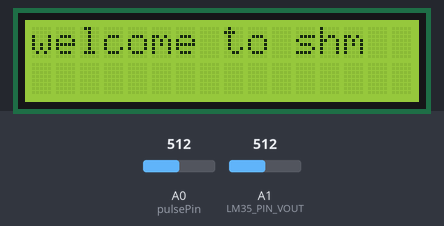
Bench run of a sketch on a simulated Arduino Uno, built with avr-gcc and run on an emulated ATmega328P. On the bench: 16×2 character LCD. The test bench sets the inputs (shaded band); at power-on: A0 (pulsePin) = 512, A1 (LM35_PIN_VOUT) = 512. The modem accepts every AT command (registered, SIM ready, sends succeed) and sends nothing else; what the sketch prints to the serial monitor is not drawn.

Above: at 0.1 s.
At 12.3 s:
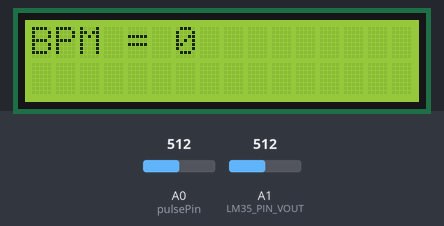

The sketch:

patientcode.ino
```cpp
#include <SoftwareSerial.h>
#include "LM35.h"
#define DEBUG true
SoftwareSerial esp8266(10,11);
#include <LiquidCrystal.h>
#include <stdlib.h>
LiquidCrystal lcd(7,6,2,3,4,5);
#define LM35_PIN_VOUT  A1
#define SSID "suraj1" // "SSID-WiFiname"
#define PASS "suraj@2374" // "password"
#define IP "184.106.153.149"// thingspeak.com ip

String msg = "GET /update?key=BU7NRIXX70WANGMB"; //change it with your api key like "GET
//update?key=Your Api Key"
//Variables
float temp;
//int hum;
//String TempC;
int error;
int pulsePin = 0; // Pulse Sensor purple wire connected to analog pin 0
int blinkPin = 13; // pin to blink led at each beat
int fadePin = 5;
int fadeRate = 0;
LM35 Lm35(LM35_PIN_VOUT);
// Volatile Variables, used in the interrupt service routine!
volatile int BPM;// int that holds raw Analog in 0. updated every 2mS
volatile int TempC;
volatile int Signal; // holds the incoming raw data
volatile int IBI = 600; // int that holds the time interval between beats! Must be seeded!
volatile boolean Pulse = false; // "True" when heartbeat is detected. "False" when not a "live beat".
volatile boolean QS = false; // becomes true when Arduino finds a beat.
// Regards Serial OutPut -- Set This Up to your needs
static boolean serialVisual = true; // Set to 'false' by Default. Re-set to 'true' to see Arduino Serial
//Monitor ASCII Visual Pulse
volatile int rate[10]; // array to hold last ten IBI values
volatile unsigned long sampleCounter = 0; // used to determine pulse timing
volatile unsigned long lastBeatTime = 0; // used to find IBI
volatile int P =512; // used to find peak in pulse wave, seeded
volatile int T = 512; // used to find trough in pulse wave, seeded
volatile int thresh = 525; // used to find instant moment of heart beat, seeded
volatile int amp = 100; // used to hold amplitude of pulse waveform, seeded
volatile boolean firstBeat = true; // used to seed rate array so we startup with reasonable BPM
volatile boolean secondBeat = false; // used to seed rate array so we startup with reasonable BPM
void setup()
{
lcd.begin(16, 2);
lcd.print("welcome to shm");
delay(100);
lcd.setCursor(0,1);
lcd.print("Connecting...");
Serial.begin(9600); //or use default 115200.
esp8266.begin(9600);
Serial.println("AT");
esp8266.println("AT");
delay(5000);
if(esp8266.find("OK")){
connectWiFi();
}
interruptSetup();
}
void loop(){
float Lm35TempC = Lm35.getTempC();
Serial.print(F("Temp: ")); Serial.print(Lm35TempC); Serial.println(F("[°C]"));

lcd.clear();
start: //label
error=0;
lcd.setCursor(0, 0);
lcd.print("BPM = ");
lcd.print(BPM);
delay (100);
lcd.setCursor(0, 1); // set the cursor to column 0, line 2
delay(1000);
updatebeat();
//Resend if transmission is not completed
if (error==1){
goto start; //go to label "start"
}
delay(1000);
}
void updatebeat(){
String cmd = "AT+CIPSTART=\"TCP\",\"";
cmd += IP;
cmd += "\",80";
Serial.println(cmd);
esp8266.println(cmd);
delay(2000);
if(esp8266.find("Error")){
return;
}
cmd = msg ;
cmd += "&field1=";
cmd += BPM;
cmd += "&field2=";
cmd += TempC;
cmd += "\r\n";
Serial.print("AT+CIPSEND=");
esp8266.print("AT+CIPSEND=");
Serial.println(cmd.length());
esp8266.println(cmd.length());
if(esp8266.find(">")){
Serial.print(cmd);
esp8266.print(cmd);
}
else{
Serial.println("AT+CIPCLOSE");
esp8266.println("AT+CIPCLOSE");
//Resend...
error=1;
}
}
boolean connectWiFi(){
Serial.println("AT+CWMODE=1");
esp8266.println("AT+CWMODE=1");
delay(2000);
String cmd="AT+CWJAP=\"";
cmd+=SSID;
cmd+="\",\"";
cmd+=PASS;
cmd+="\"";
Serial.println(cmd);
esp8266.println(cmd);
delay(5000);
if(esp8266.find("OK")){
Serial.println("OK");
return true;
}else{
return false;
}
}
void interruptSetup(){
TCCR2A = 0x02; // DISABLE PWM ON DIGITAL PINS 3 AND 11, AND GO INTO CTC MODE
TCCR2B = 0x06; // DON'T FORCE COMPARE, 256 PRESCALER
OCR2A = 0X7C; // SET THE TOP OF THE COUNT TO 124 FOR 500Hz SAMPLE RATE
TIMSK2 = 0x02; // ENABLE INTERRUPT ON MATCH BETWEEN TIMER2 AND OCR2A
sei(); // MAKE SURE GLOBAL INTERRUPTS ARE ENABLED
}
ISR(TIMER2_COMPA_vect){ // triggered when Timer2 counts to 124
cli(); // disable interrupts while we do this
Signal = analogRead(pulsePin); // read the Pulse Sensor
sampleCounter += 2; // keep track of the time in mS
int N = sampleCounter - lastBeatTime; // monitor the time since the last beat to avoid noise
// find the peak and trough of the pulse wave
if(Signal < thresh && N > (IBI/5)*3){ // avoid dichrotic noise by waiting 3/5 of last IBI
if (Signal < T){ // T is the trough
T = Signal; // keep track of lowest point in pulse wave
}
}
if(Signal > thresh && Signal > P){ // thresh condition helps avoid noise
P = Signal; // P is the peak
} // keep track of highest point in pulse wave
// NOW IT'S TIME TO LOOK FOR THE HEART BEAT
// signal surges up in value every time there is a pulse
if (N > 250){ // avoid high frequency noise
if ( (Signal > thresh) && (Pulse == false) && (N > (IBI/5)*3) ){
Pulse = true; // set the Pulse flag when there is a pulse
digitalWrite(blinkPin,HIGH); // turn on pin 13 LED
IBI = sampleCounter - lastBeatTime; // time between beats in mS
lastBeatTime = sampleCounter; // keep track of time for next pulse
if(secondBeat){ // if this is the second beat
secondBeat = false; // clear secondBeat flag
for(int i=0; i<=9; i++){ // seed the running total to get a realistic BPM at startup
rate[i] = IBI;
} }
if(firstBeat){ // if it's the first time beat is found
firstBeat = false; // clear firstBeat flag
secondBeat = true; // set the second beat flag
sei(); // enable interrupts again
return; // IBI value is unreliable so discard it
}
word runningTotal = 0; // clear the runningTotal variable
for(int i=0; i<=8; i++){ // shift data in the rate array
rate[i] = rate[i+1]; // and drop the oldest IBI value
runningTotal += rate[i]; // add up the 9 oldest IBI values
}
rate[9] = IBI; // add the latest IBI to the rate array
runningTotal += rate[9]; // add the latest IBI to runningTotal
runningTotal /= 10; // average the last 10 IBI values
BPM = 60000/runningTotal; // how many beats can fit into a minute? that's BPM!
QS = true; // set Quantified Self flag
// QS FLAG IS NOT CLEARED INSIDE THIS ISR
} }
if (Signal < thresh && Pulse == true){ // when the values are going down, the beat is over
digitalWrite(blinkPin,LOW); // turn off pin 13 LED
Pulse = false; // reset the Pulse flag so we can do it again
amp = P - T; // get amplitude of the pulse wave
thresh = amp/2 + T; // set thresh at 50% of the amplitude
P = thresh; // reset these for next time
T = thresh;
}
if (N > 2500){ // if 2.5 seconds go by without a beat
thresh = 512; // set thresh default
P = 512; // set P default
T = 512; // set T default
lastBeatTime = sampleCounter; // bring the lastBeatTime up to date
firstBeat = true; // set these to avoid noise
secondBeat = false; // when we get the heartbeat back
}
sei();
// enable interrupts when youre done!
}// end isr
```

AnalogReader.cpp
```cpp
#include "AnalogReader.h"

#include <Arduino.h>

AnalogReader::AnalogReader(const int pin) : m_pin(pin) {}

/**
 * Read analog value from board ADC
 */
int AnalogReader::read()
{
	return analogRead(m_pin);
}
```

AnalogReader.h
```cpp
#ifndef _ANALOG_READER_H
#define _ANALOG_READER_H

class AnalogReader
{
	public:
		AnalogReader(const int pin);
		int read();

	private:
		const int m_pin;
};
#endif //_ANALOG_READER_H
```

LM35.cpp
```cpp
#include "LM35.h"

/**
 *Construct LM35 instance.<BR>
 * The output of the sensor is linearly proportional to the temperature.
 */
LM35::LM35(const int pin) : AnalogReader(pin)
{
  pinMode(pin, INPUT);
}


/**
 * Get averaged measurement from sensor.<BR>
 * Returns temperature values -55 <-> 150 in Celsius.
 */

float LM35::getTempC(byte calReadings)
{
  int val = 0;
  for (byte i =0 ; i < calReadings ; i++ )
    val += read();
  return (5.0 * val * 100.0) / 1024.0 / calReadings;
}

/**
 * Get averaged measurement from sensor.<BR>
 * Returns temperature values -67 <-> 302 in Fahrenheit.
 */
float LM35::getTempF(byte calReadings)
{
  return getTempC(calReadings) * 1.8 + 32;
}
```

LM35.h
```cpp
/** \addtogroup LM35
 *  @{
 */

#ifndef _LM35_H_
#define _LM35_H_

#include "AnalogReader.h"
#include <Arduino.h>

#define CAL_READINGS 5

class LM35 : public AnalogReader {
	public:
		LM35(const int pin);
        //Get avreaged temeprature measurement in Celsius
		float getTempC(byte calReadings = CAL_READINGS);
		//Get avreaged temeprature measurement in Fahrenheit
		float getTempF(byte calReadings = CAL_READINGS);


  private:
    int m_calValue;
};

#endif // _LM35_H_
/** @}*/
```
